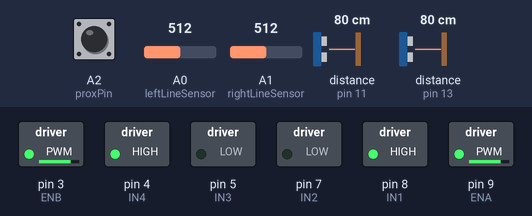
Bench run of a sketch on a simulated Arduino Uno, built with avr-gcc and run on an emulated ATmega328P. Parts: switched loads named in the sketch (green lamp = pin HIGH). Wiring (inferred from the names in the program): 2 × ultrasonic range finder: trigger pin 10, echo pin 11 / trigger pin 12, echo pin 13. Inputs (shaded band) come from the test bench; at power-on: A0 (leftLineSensor) = 512, distance to the obstacle (sensors on pin 11, pin 13) 80 cm, A1 (rightLineSensor) = 512, A2 (proxPin) HIGH. The echo pulse lasts 58.3 µs per cm; pins used as bus, display or sensor lines are not drawn.

Above: at 1.2 s.
1.3 s: A0 (leftLineSensor) set to 314
2.8 s: A0 (leftLineSensor) set to 289
At 2.98 s:
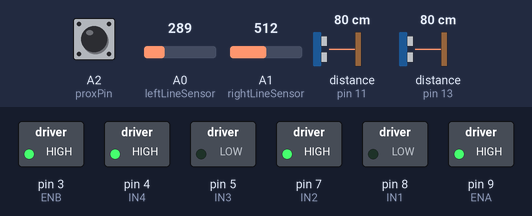
5.8 s: distance to the obstacle (sensor on pin 11) set to 2 cm
At 6.29 s:
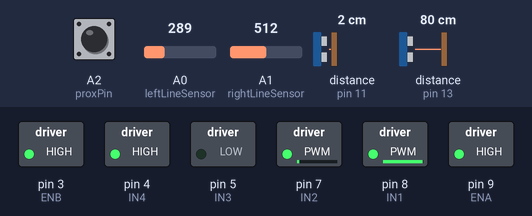
8.8 s: A0 (leftLineSensor) set to 306
At 9.6 s:
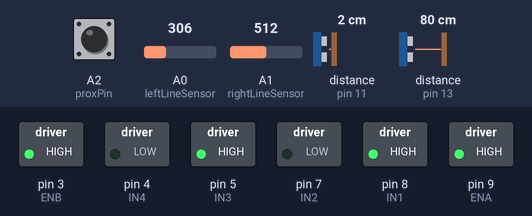
10.4 s: A1 (rightLineSensor) set to 314
11.9 s: A1 (rightLineSensor) set to 282
At 12.33 s:
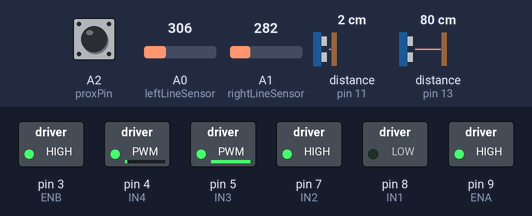
Timing chart, 0 to 24.4 s (numbered marks = the images above; inputs shaded):
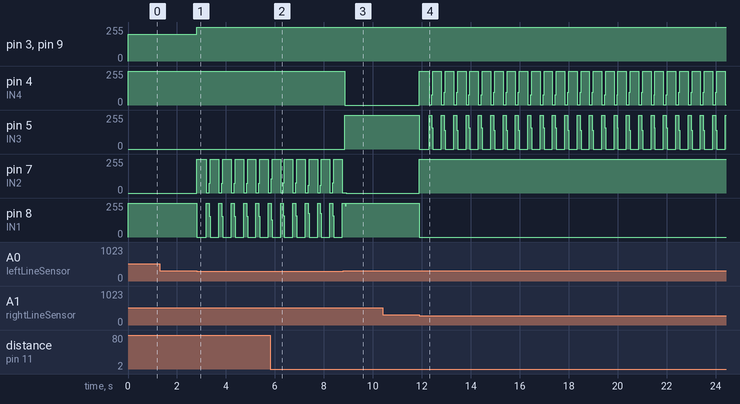

The sketch:

SumoBot_StateMachine_Version2.ino
```cpp
// ==== CONFIGURATION & PIN DEFINITIONS ====
const int IN1 = 8, IN2 = 7, ENA = 9;           // Left Motor
const int IN3 = 5, IN4 = 4, ENB = 3;           // Right Motor

const int trigPin1 = 10, echoPin1 = 11;        // Ultrasonic sensor 1
const int trigPin2 = 12, echoPin2 = 13;        // Ultrasonic sensor 2 (if used)
const int proxPin = A2;                        // Proximity sensor (digital or analog)
const int leftLineSensor = A0, rightLineSensor = A1;

// === Adjustable parameters ===
const int lineThreshold = 300;        // IR line sensor threshold (calibrate!)
const int searchTurnTime = 250;       // ms to turn during SEARCH
const int avoidTime = 350;            // ms for reversing on edge approach
const int attackDistance = 30;        // cm to start attack
const int superPushDistance = 8;      // cm to activate "super push"
const int ultraSampleTimeout = 2000;  // us, pulseIn timeout for US (short = more responsive)
const int minTurnTime = 150;          // ms, minimum turn after edge avoid

// === State Definitions ===
enum State { SEARCH, ATTACK, EDGE_AVOID, SUPER_PUSH, RECOVER };
State botState = SEARCH;
unsigned long stateStartTime = 0;

// === Utility macros ===
#define BOTH_EDGES (getLineSensor(leftLineSensor) || getLineSensor(rightLineSensor))

// ==== SENSOR READ FUNCTIONS ====
// IR Line Sensor - returns true if line detected (black = 0)
bool getLineSensor(int pin) {
    return (analogRead(pin) < lineThreshold);
}

// Ultrasonic Distance
long readUltrasonicCM(int trigPin, int echoPin) {
    digitalWrite(trigPin, LOW); delayMicroseconds(2);
    digitalWrite(trigPin, HIGH); delayMicroseconds(10);
    digitalWrite(trigPin, LOW);
    long duration = pulseIn(echoPin, HIGH, ultraSampleTimeout);
    if (duration == 0) return 999; // timeout: no echo = nothing detected
    return duration * 0.034 / 2;
}

// Proximity sensor (stub, logic can be digital or analog!)
bool detectProximity() {
    // Example: if prox sensor is digital
    return digitalRead(proxPin) == LOW;
    // For analog proximity, use analogRead and threshold instead
}

// ==== MOTOR COMMANDS ====
void moveForward(int speed = 255) {
    digitalWrite(IN1, HIGH); digitalWrite(IN2, LOW); analogWrite(ENA, speed);
    digitalWrite(IN3, HIGH); digitalWrite(IN4, LOW); analogWrite(ENB, speed);
}
void stopMotors() {
    digitalWrite(IN1, LOW); digitalWrite(IN2, LOW); analogWrite(ENA, 0);
    digitalWrite(IN3, LOW); digitalWrite(IN4, LOW); analogWrite(ENB, 0);
}
void reverse(int speed = 255) {
    digitalWrite(IN1, LOW); digitalWrite(IN2, HIGH); analogWrite(ENA, speed);
    digitalWrite(IN3, LOW); digitalWrite(IN4, HIGH); analogWrite(ENB, speed);
}
void turnRight(int speed = 200) {
    digitalWrite(IN1, HIGH); digitalWrite(IN2, LOW); analogWrite(ENA, speed);
    digitalWrite(IN3, LOW); digitalWrite(IN4, HIGH); analogWrite(ENB, speed);
}
void turnLeft(int speed = 200) {
    digitalWrite(IN1, LOW); digitalWrite(IN2, HIGH); analogWrite(ENA, speed);
    digitalWrite(IN3, HIGH); digitalWrite(IN4, LOW); analogWrite(ENB, speed);
}

// ==== SETUP ====
void setup() {
    // Motor pins
    pinMode(IN1, OUTPUT); pinMode(IN2, OUTPUT); pinMode(ENA, OUTPUT);
    pinMode(IN3, OUTPUT); pinMode(IN4, OUTPUT); pinMode(ENB, OUTPUT);
    // Sensors
    pinMode(trigPin1, OUTPUT); pinMode(echoPin1, INPUT);
    pinMode(trigPin2, OUTPUT); pinMode(echoPin2, INPUT);
    pinMode(proxPin, INPUT);
    pinMode(leftLineSensor, INPUT);
    pinMode(rightLineSensor, INPUT);
    Serial.begin(9600);
    stopMotors();
}

// ==== MAIN LOOP: NON-BLOCKING STATE MACHINE ====
void loop() {
    unsigned long now = millis();

    // --- Sensor reads ---
    long enemyL = readUltrasonicCM(trigPin1, echoPin1);
    long enemyR = readUltrasonicCM(trigPin2, echoPin2);
    bool edgeLeft = getLineSensor(leftLineSensor);
    bool edgeRight = getLineSensor(rightLineSensor);
    bool nearProx = detectProximity();

    // --- State transitions and core logic ---
    switch (botState) {
        case SEARCH:
            // Bot rotates until enemy is seen (either US sensor)
            turnRight();
            if (enemyL < attackDistance || enemyR < attackDistance) {
                botState = ATTACK;
                stateStartTime = now;
            }
            if (edgeLeft || edgeRight) {
                botState = EDGE_AVOID;
                stateStartTime = now;
            }
            if (now - stateStartTime > searchTurnTime) {
                stateStartTime = now; // Continue SEARCH turn in steps
            }
            break;
        case ATTACK:
            // Move forward, check for line or close proximity
            moveForward();
            if (edgeLeft || edgeRight) {
                botState = EDGE_AVOID;
                stateStartTime = now;
                stopMotors();
            } else if (enemyL > attackDistance && enemyR > attackDistance) {
                botState = SEARCH;
                stateStartTime = now;
                stopMotors();
            } else if (nearProx || enemyL < superPushDistance || enemyR < superPushDistance) {
                botState = SUPER_PUSH;
                stateStartTime = now;
            }
            break;
        case SUPER_PUSH:
            // Ram forward at high speed for a short time, unless line sensor triggers
            moveForward(255);
            if (edgeLeft || edgeRight) {
                botState = EDGE_AVOID;
                stateStartTime = now;
                stopMotors();
            }
            // After 400ms, return to ATTACK
            if (now - stateStartTime > 400) {
                botState = ATTACK;
                stateStartTime = now;
            }
            break;
        case EDGE_AVOID:
            // Reverse and turn away from edge, non-blocking
            reverse();
            if (now - stateStartTime < avoidTime) {
                // Keep reversing
            } else if (now - stateStartTime < (avoidTime + minTurnTime)) {
                // Then turn in place to get away from edge
                if (edgeLeft) turnRight();
                else if (edgeRight) turnLeft();
                else turnRight();
            } else {
                // After avoidance, search for enemy again
                stopMotors();
                botState = SEARCH;
                stateStartTime = now;
            }
            break;
        default:
            stopMotors();
            botState = SEARCH;
            stateStartTime = now;
            break;
    }

#ifdef VERBOSE
    // Serial debug block for tuning/calibration
    Serial.print("STATE: "); Serial.print(botState);
    Serial.print(" | LLine: "); Serial.print(edgeLeft);
    Serial.print(" | RLine: "); Serial.print(edgeRight);
    Serial.print(" | USL: "); Serial.print(enemyL);
    Serial.print(" | USR: "); Serial.print(enemyR);
    Serial.print(" | Prox: "); Serial.println(nearProx);
#endif
}
```

Measured:
- the behaviour switches between 300 and 299 on A0 (leftLineSensor) (found by bisection; images 0 and 1)
- the behaviour switches between 300 and 299 on A1 (rightLineSensor) (found by bisection; images 3 and 4)
- after the input at 2.8 s, pin 3 (ENB), pin 9 (ENA): 200/255 → 255/255 at once; pin 7 (IN2): 0/255 → 255/255 at once, then repeats every 0.51 s: 2/255 0.12 s, 72/255 0.04 s, 255/255 0.35 s; pin 8 (IN1): 255/255 → 0/255 at once, then repeats every 0.51 s: 253/255 0.12 s, 155/255 0.04 s, 0/255 0.35 s
- after the input at 5.8 s, pin 3 (ENB), pin 9 (ENA): stays 255/255 (without the input it goes to 200/255 after 3.0 s)
- after the input at 8.8 s, pin 4 (IN4): 255/255 → 0/255 after 0.06 s; pin 5 (IN3): 0/255 → 255/255 after 0.06 s
- after the input at 11.9 s, pin 7 (IN2): 0/255 → 255/255 at once; pin 8 (IN1): 255/255 → 0/255 at once
